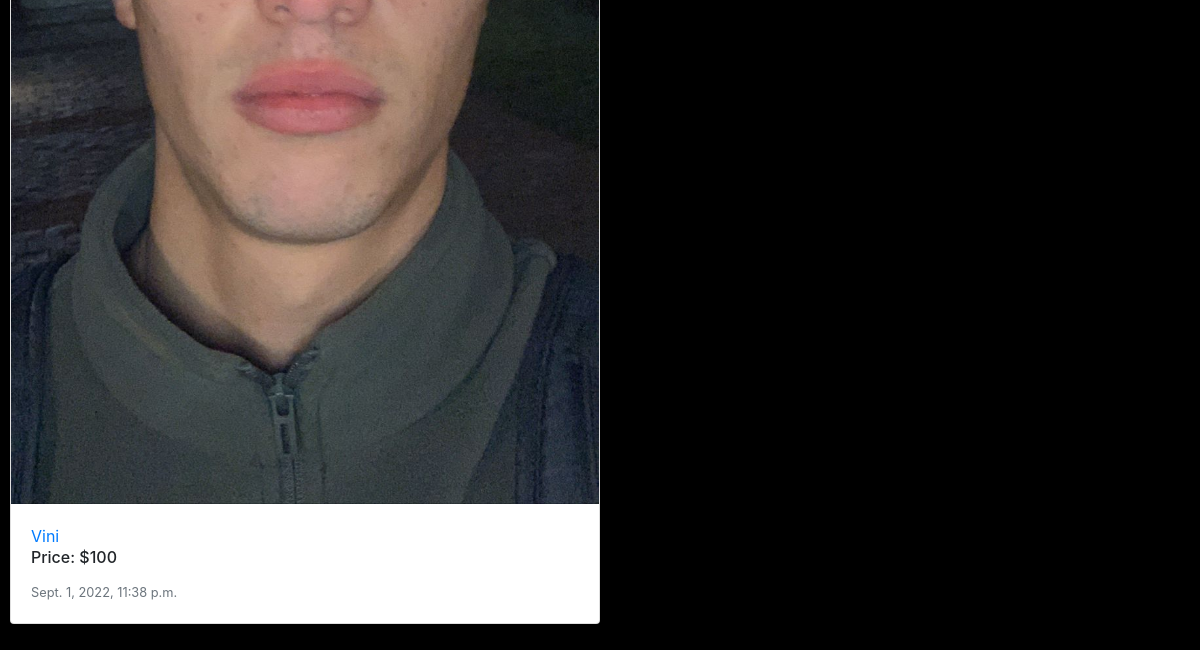
Before: / (lower part) with the older database file.
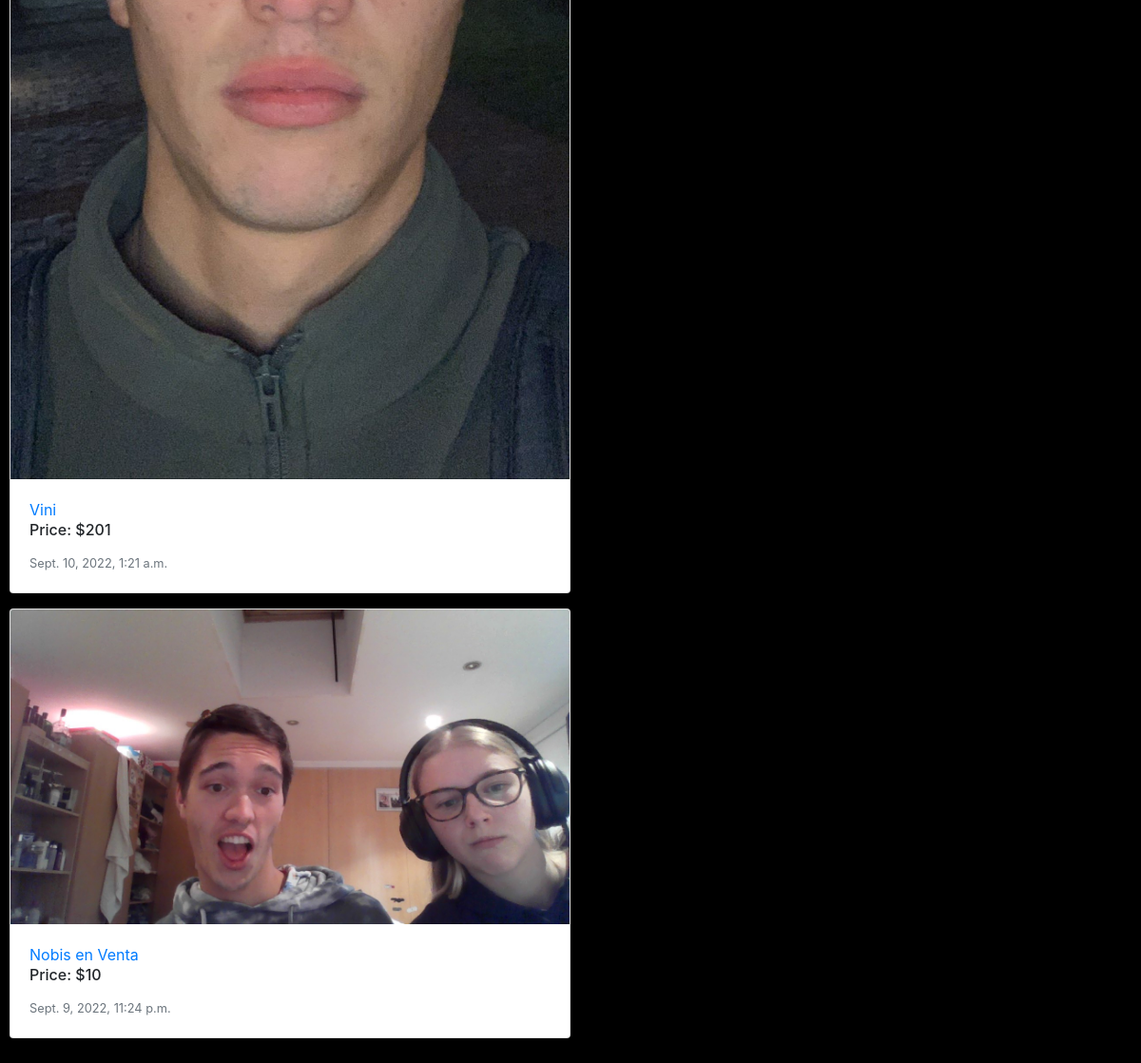
After: the same page with the newer database file.
### auctions/models.py (models this page shows, shortened)
class Auction(models.Model):
    image = models.ImageField(null=True, blank=True, upload_to="static/auctions/media")
    starting_bid = models.IntegerField(null=True)
    price = models.IntegerField()
    title = models.CharField(max_length=64)
    description = models.TextField()
    date = models.DateTimeField(auto_now=True)
    category = models.CharField(
        max_length=3,
        choices=CATEGORIES
    )

### auctions/views.py (the view)
# urls.py: path("", views.index, name="index"),
def index(request):
    return render(request, "auctions/index.html", {
        "listings": Auction.objects.all()
    })

### auctions/templates/auctions/index.html (shortened to what this page needs)
{% extends "auctions/layout.html" %}
{% block body %}
    {% for auction in listings %}
        <div class="w-50 p-6">
            <div class="card mb-3">
                <img class="card-img-top" src="{{ auction.image }}"" alt="blue bycicle" />
                <div class="card-body">
                    <a href="{% url 'listing_details' auction.id %}">{{ auction.title }}</a>
                    <h6 class="card-title">Price: ${{ auction.price }}</h6>
                    <p class="card-text"><small class="text-muted">{{ auction.date }}</small></p>
                </div>
            </div>
        </div>
            {% endfor %}
    <!-- {% for auction in listings %}
                {% load static %} <img src="{% static "auctions/media/bycicle.jpg" %}" width="500" height="300" alt="blue bycicle" />
            {% load static %} <img src="{% static "auctions/media/bycicle.jpg" %}" width="500" height="300" alt="blue bycicle" />
    {% endfor %} -->
{% endblock %}

### auctions/templates/auctions/layout.html (shortened to what this page needs)
{% load static %}
<!DOCTYPE html>
<html lang="en">
    <head>
        <link rel="stylesheet" href="https://stackpath.bootstrapcdn.com/bootstrap/4.4.1/css/bootstrap.min.css">
        <link href="{% static 'auctions/styles.css' %}" rel="stylesheet">
    </head>
    <body>
        {% block body %}
        {% endblock %}
    </body>
</html>

### auctions/static/auctions/styles.css (style rules this page uses)
body { padding: 10px; background: black; }

Changed rows visible on the page:
changed Auction "Vini": price "100" → "201"; date "Sept. 1, 2022, 11:38 p.m." → "Sept. 10, 2022, 1:21 a.m."
added Auction: image (picture), title "Nobis en Venta", price "10", date "Sept. 9, 2022, 11:24 p.m."
